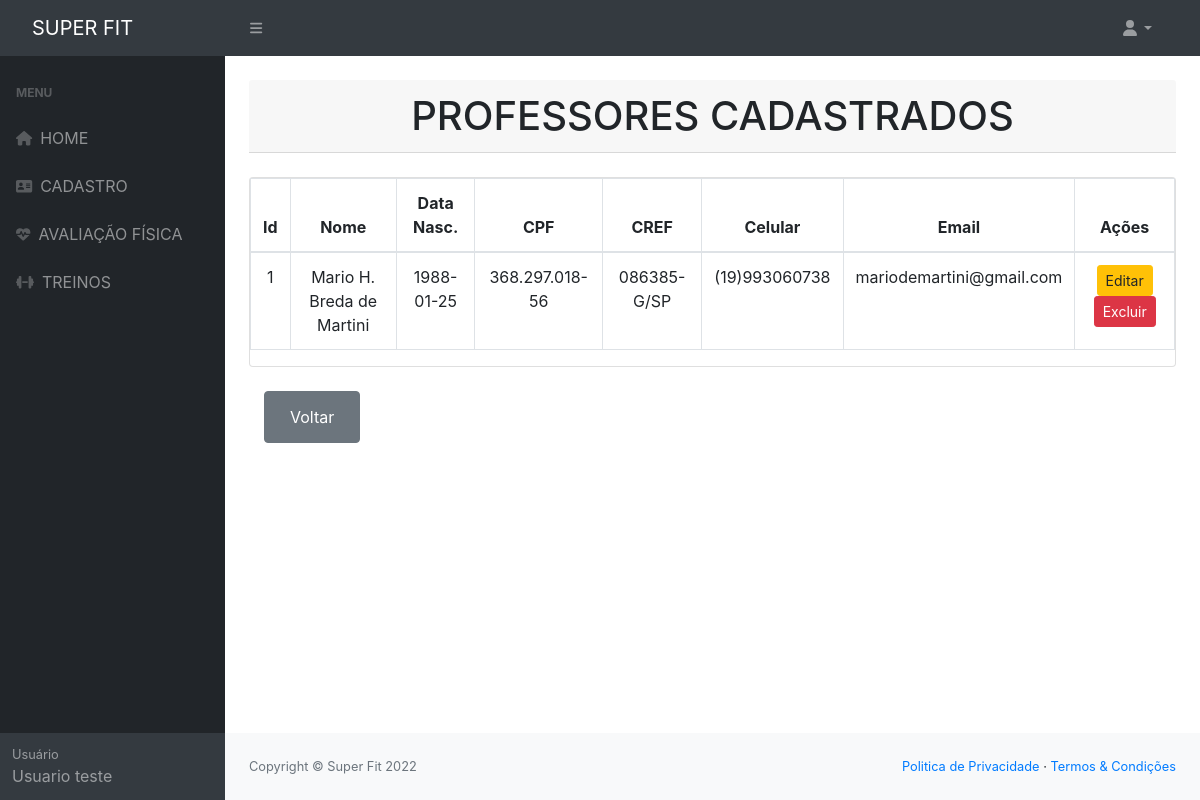
Before: /buscar-prof.php (signed in) with the older database file.
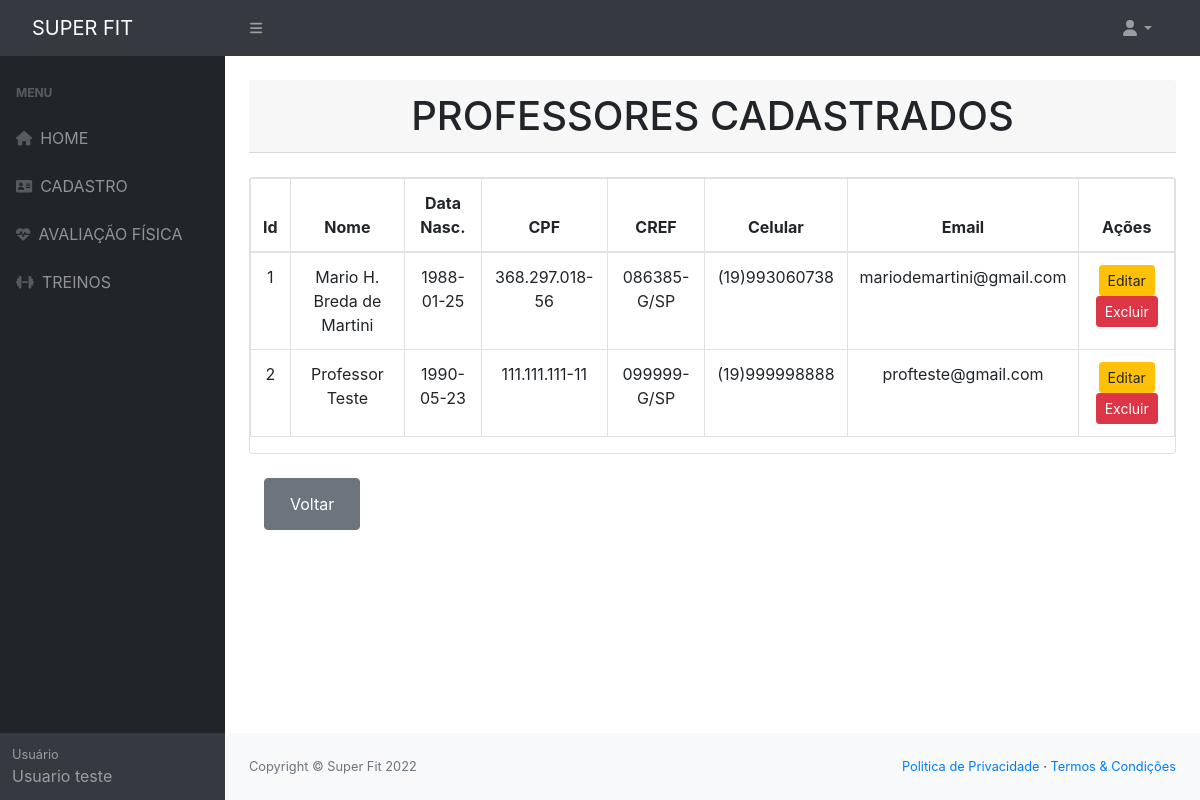
After: the same page with the newer database file.
### tables this page shows
CREATE TABLE `professor` (
  `idProfessor` int NOT NULL,
  `nome` varchar(200) NOT NULL,
  `dataNascimento` date DEFAULT NULL,
  `sexo` varchar(10) DEFAULT NULL,
  `cpf` varchar(15) NOT NULL,
  `celular` varchar(45) NOT NULL,
  `cep` varchar(15) DEFAULT NULL,
  `cref` varchar(45) DEFAULT NULL,
  `estado` varchar(100) DEFAULT NULL,
  `cidade` varchar(100) DEFAULT NULL,
  `endereco` varchar(100) DEFAULT NULL,
  `email` varchar(100) NOT NULL,
  `senha` varchar(10) NOT NULL
);

### conexao/Conexao.php (called while the page is built)
<?php
class Conexao
{
    public static $instance;
    public static function getConexao()
    {
        if(!isset(self::$instance)){
            self::$instance = new PDO('mysql:host=localhost;dbname=mydb', 'root', 'root', array(PDO::MYSQL_ATTR_INIT_COMMAND => "SET NAMES utf8"));
            self::$instance->setAttribute(PDO::ATTR_ERRMODE, PDO::ERRMODE_EXCEPTION);
            self::$instance->setAttribute(PDO::ATTR_ORACLE_NULLS, PDO::NULL_EMPTY_STRING);
        }
        return self::$instance;
    }
}
?>

### dao/ProfessorDAO.php (called while the page is built, shortened)
<?php
    class ProfessorDAO
    {
        public function read() {
            try {
                $sql = "SELECT * FROM professor ORDER BY idProfessor ASC";
                $result = Conexao::getConexao()->query($sql);
                $lista = $result->fetchAll(PDO::FETCH_ASSOC);
                $f_lista = array();
                foreach ($lista as $l) {
                    $f_lista[] = $this->listaProfessores($l);
                }
                return $f_lista;
            } catch (Exception $e) {
                print "Ocorreu um erro ao tentar Buscar Todos." . $e;
            }
        }
        private function listaProfessores($row) {
            $professor = new Professor();
            $professor->setIdProfessor($row['idProfessor']);
            $professor->setNome($row['nome']);
            $professor->setDataNascimento($row['dataNascimento']);
            $professor->setSexo($row['sexo']);
            $professor->setCpf($row['cpf']);
            $professor->setCref($row['cref']);
            $professor->setCelular($row['celular']);
            $professor->setCep($row['cep']);
            $professor->setEstado($row['estado']);
            $professor->setCidade($row['cidade']);
            $professor->setEndereco($row['endereco']);
            $professor->setEmail($row['email']);
            $professor->setSenha($row['senha']);
            return $professor;
        }
    }
?>

### model/Professor.php (called while the page is built, shortened)
<?php
    Class Professor{
        private $idProfessor;
        private $nome;
        private $dataNascimento;
        private $cpf;
        private $cref;
        private $celular;
        private $email;
        function getIdProfessor()
        {
            return $this->idProfessor;
        }
        function setIdProfessor($idProfessor)
        {
            $this->idProfessor = $idProfessor;
        }
        function getNome()
        {
            return $this->nome;
        }
        function setNome($nome)
        {
            $this->nome = $nome;
        }
        function getDataNascimento()
        {
            return $this->dataNascimento;
        }
        function setDataNascimento($dataNascimento)
        {
            $this->dataNascimento = $dataNascimento;
        }
        function getCpf()
        {
            return $this->cpf;
        }
        function setCpf($cpf)
        {
            $this->cpf = $cpf;
        }
        function getCref()
        {
            return $this->cref;
        }
        function setCref($cref)
        {
            $this->cref = $cref;
        }
        function getCelular()
        {
            return $this->celular;
        }
        function setCelular($celular)
        {
            $this->celular = $celular;
        }
        function getEmail()
        {
            return $this->email;
        }
        function setEmail($email)
        {
            $this->email = $email;
        }
    }
?>

### buscar-prof.php (the view, shortened to what this page needs)
<?php
include_once('include/header.php');
include_once('include/navbar.php');
include_once('include/sidebar.php');
include_once('./conexao/Conexao.php');
include_once('./model/Professor.php');
include_once('./dao/ProfessorDAO.php');
$professordao = new ProfessorDAO();
?>
<body>
    <main>
        <div class="container-fluid px-4 text-center">
            <h1 class="card-header mt-4">PROFESSORES CADASTRADOS</h1>
            <br>
            <div class="card mb-4">
                <table class="table table-bordered">
                    <thead>
                        <tr>
                            <th>Id</th>
                            <th>Nome</th>
                            <th>Data Nasc.</th>
                            <th>CPF</th>
                            <th>CREF</th>
                            <th>Celular</th>
                            <th>Email</th>
                            <th>Ações</th>
                        </tr>
                    </thead>
                    <tbody>
                        <?php foreach ($professordao->read() as $professor): ?>
                            <tr>
                                <td>
                                    <?= $professor->getIdProfessor() ?>
                                </td>
                                <td>
                                    <?= $professor->getNome() ?>
                                </td>
                                <td>
                                    <?= $professor->getDataNascimento() ?>
                                </td>
                                <td>
                                    <?= $professor->getCpf() ?>
                                </td>
                                <td>
                                    <?= $professor->getCref() ?>
                                </td>
                                <td>
                                    <?= $professor->getCelular() ?>
                                </td>
                                <td>
                                    <?= $professor->getEmail() ?>
                                </td>
                                <td class="text-center">
                                    <button class="btn  btn-warning btn-sm" data-toggle="modal"
                                        data-target="#editar><?= $professor->getIdProfessor() ?>">
                                        Editar
                                    </button>
                                    <a href="controller/ProfessorController.php?del=<?= $professor->getIdProfessor() ?>"><button class="btn btn-danger btn-sm" type="button">Excluir</button></a>
                                </td>
                            </tr>
                        <?php endforeach ?>
                    </tbody>
                </table>
            </div>
            <div class="col-sm-1 mt-4 mb-0">
                <button type="button" class="btn btn-secondary"><a class="btn btn-secondary btn-block" href="cadastro-prof.php">Voltar</a></button>
            </div>
        </div>
    </main>
</body>
<?php
include_once('include/footer.php');
?>

### include/header.php (shortened to what this page needs)
<!DOCTYPE html>
<html lang="pt-br">
    <head>
        <link href="https://cdn.jsdelivr.net/npm/simple-datatables@latest/dist/style.css" rel="stylesheet" />
        <link href="css/styles.css" rel="stylesheet" />
    </head>
    <body class="sb-nav-fixed">

### include/navbar.php (shortened to what this page needs)
<nav class="sb-topnav navbar navbar-expand navbar-dark bg-dark">
    <a class="navbar-brand ps-3" href="home.php">SUPER FIT</a>
    <button class="btn btn-link btn-sm order-1 order-lg-0 me-4 me-lg-0" id="sidebarToggle" href="#!"><i class="fas fa-bars"></i></button>
    <ul class="navbar-nav ms-auto ms-md-0 me-3 me-lg-4">
        <li class="nav-item dropdown">
            <a class="nav-link dropdown-toggle" id="navbarDropdown" href="#" role="button" data-bs-toggle="dropdown" aria-expanded="false"><i class="fas fa-user fa-fw"></i></a>
        </li>
    </ul>
</nav>

### include/sidebar.php (shortened to what this page needs)
<div id="layoutSidenav">
    <div id="layoutSidenav_nav">
        <nav class="sb-sidenav accordion sb-sidenav-dark" id="sidenavAccordion">
            <div class="sb-sidenav-menu">
                <div class="nav">
                    <div class="sb-sidenav-menu-heading">MENU</div>
                    <a class="nav-link" href="home.php">
                        <div class="sb-nav-link-icon"><i class="fas fa-home"></i></div>
                        HOME
                    </a>
                    <a class="nav-link" href="cadastro.php">
                        <div class="sb-nav-link-icon"><i class="fas fa-address-card"></i></div>
                        CADASTRO
                    </a>
                    <a class="nav-link" href="avaliacao.php">
                        <div class="sb-nav-link-icon"><i class="fa fa-heartbeat"></i></div>
                        AVALIAÇÃO FÍSICA
                    </a>
                    <a class="nav-link" href="treinos.php">
                        <div class="sb-nav-link-icon"><i class="fas fa-dumbbell"></i></div>
                        TREINOS
                    </a>
                </div>
            </div>
            <div class="sb-sidenav-footer">
                <div class="small">Usuário</div>
                Usuario teste
            </div>
        </nav>
    </div>
<div id="layoutSidenav_content">

### include/footer.php (shortened to what this page needs)
<footer class="py-4 bg-light mt-auto">
    <div class="container-fluid px-4">
        <div class="d-flex align-items-center justify-content-between small">
            <div class="text-muted">Copyright &copy; Super Fit 2022</div>
            <div>
                <a href="#">Politica de Privacidade</a>
                &middot;
                <a href="#">Termos &amp; Condições</a>
            </div>
        </div>
    </div>
</footer>
</div>
</div>
<link rel="stylesheet" type="text/css" href="https://maxcdn.bootstrapcdn.com/bootstrap/4.1.0/css/bootstrap.min.css">
</body>
</html>

Changed rows visible on the page:
added professor: idProfessor "2", nome "Professor Teste", dataNascimento "1990-05-23", cpf "111.111.111-11", cref "099999-G/SP", celular "(19)999998888", email "profteste@gmail.com"
